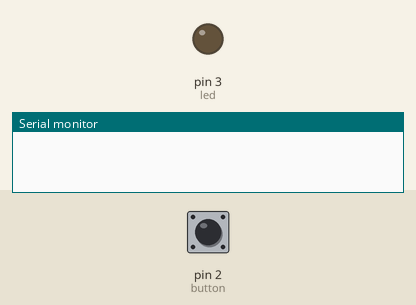
Recording of a sketch running on a simulated Arduino Uno, built with avr-gcc and run on an emulated ATmega328P. On the bench: output pins drawn as LEDs (lit = HIGH), the last lines printed to the serial monitor. The inputs (shaded band) are chosen by the test bench; at power-on: pin 2 (button) HIGH.

Above: at 1.2 s.
1.3 s: pin 2 (button) pulled LOW for 0.15 s
At 1.7 s:
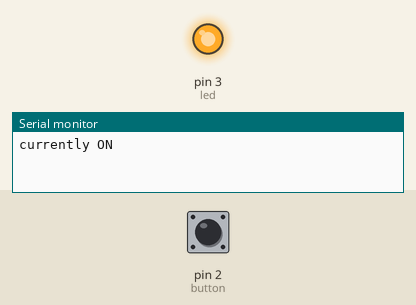
2.9 s: pin 2 (button) pulled LOW for 1 s
At 4.2 s:
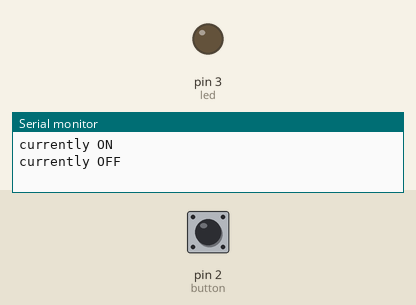
5.4 s: pin 2 (button) pulled LOW for 3.2 s
At 6.1 s:
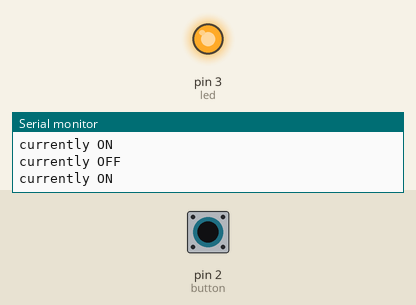
Timing chart, 0 to 8.4 s (numbered marks = the images above; inputs shaded):
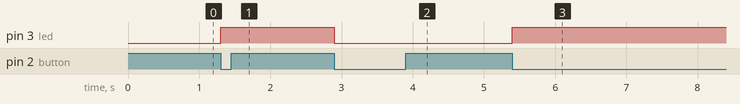

The sketch:

input_toggle.ino
```cpp
int led = 3, button = 2;
int mode = 0, old = 0, current;

void setup() {
pinMode(led, OUTPUT);
pinMode(button, INPUT);

Serial.begin(9600);
}

void loop() {
   int current = digitalRead(button);
   if(current == 0 && old == 1){
    if(mode == 0){
      digitalWrite(led,HIGH);
      Serial.println("currently ON");
      mode = 1;
    }
    else{
      digitalWrite(led,LOW);
    	Serial.println("currently OFF");
      mode = 0;
    }
    //add delay everytime the button is clicked
    delay(500);
  }
  old = current;
}
```

Measured:
- after the input at 1.3 s, pin 3 (led): LOW → HIGH at once
- after the input at 2.9 s, pin 3 (led): HIGH → LOW at once
- after the input at 5.4 s, pin 3 (led): LOW → HIGH at once
